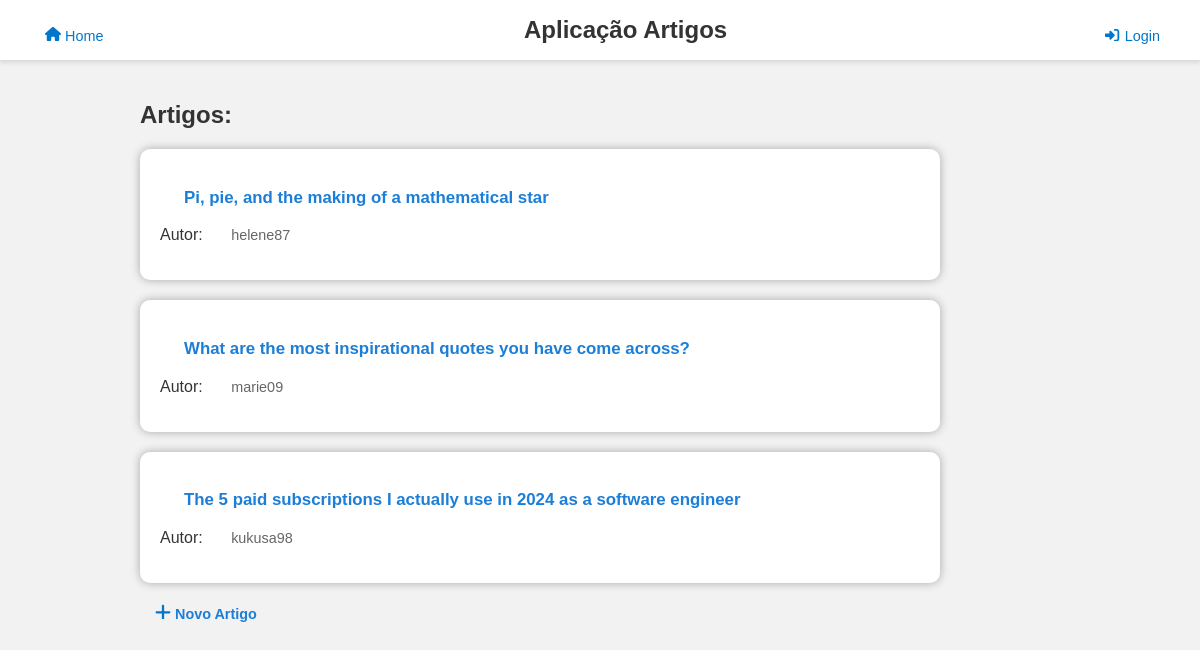
The page /artigos/index/ on the database its author committed.
### artigos/models.py (models this page shows)
class Artigo(models.Model):
    autor = models.ForeignKey(User, on_delete=models.CASCADE,related_name='artigos')
    titulo = models.CharField(max_length=200)
    conteudo = models.TextField()
    data_publicacao = models.DateTimeField(auto_now_add=True)
    def __str__(self):
        return self.titulo

### artigos/views.py (the view)
# urls.py: path('index/', views.listaArtigos_view, name='index'),
def listaArtigos_view(request):
    artigos=Artigo.objects.all()
    contexto={'artigos':artigos}
    return render(request,"artigos/listaArtigos.html",contexto)

### artigos/templates/artigos/listaArtigos.html (shortened to what this page needs)
{% extends 'artigos/layout.html' %}
{% block content %}
    <div class="article-list">
        <h2>Artigos:</h2>
        <ul class="articles">
            {% for artigo in artigos %}
                <li class="article">
                    <h3 class="article-title"><a href="{% url 'artigos:artigoDetails' artigo.id %}">{{ artigo }}</a></h3>
                    <p class="article-author">Autor: <a href="{% url 'artigos:user' artigo.autor.username %}">{{ artigo.autor.username }}</a></p>
                </li>
            {% endfor %}
        </ul>
        <div class="new-article">
            <a href="{% url 'artigos:novo_artigo' %}"class='new-article-link'>
                Novo Artigo</a>
        </div>
    </div>
{% endblock %}

### rows shown on the page
Artigo: titulo "Pi, pie, and the making of a mathematical star", autor.username "helene87"
Artigo: titulo "What are the most inspirational quotes you have come across?", autor.username "marie09"
Artigo: titulo "The 5 paid subscriptions I actually use in 2024 as a software engineer", autor.username "kukusa98"
